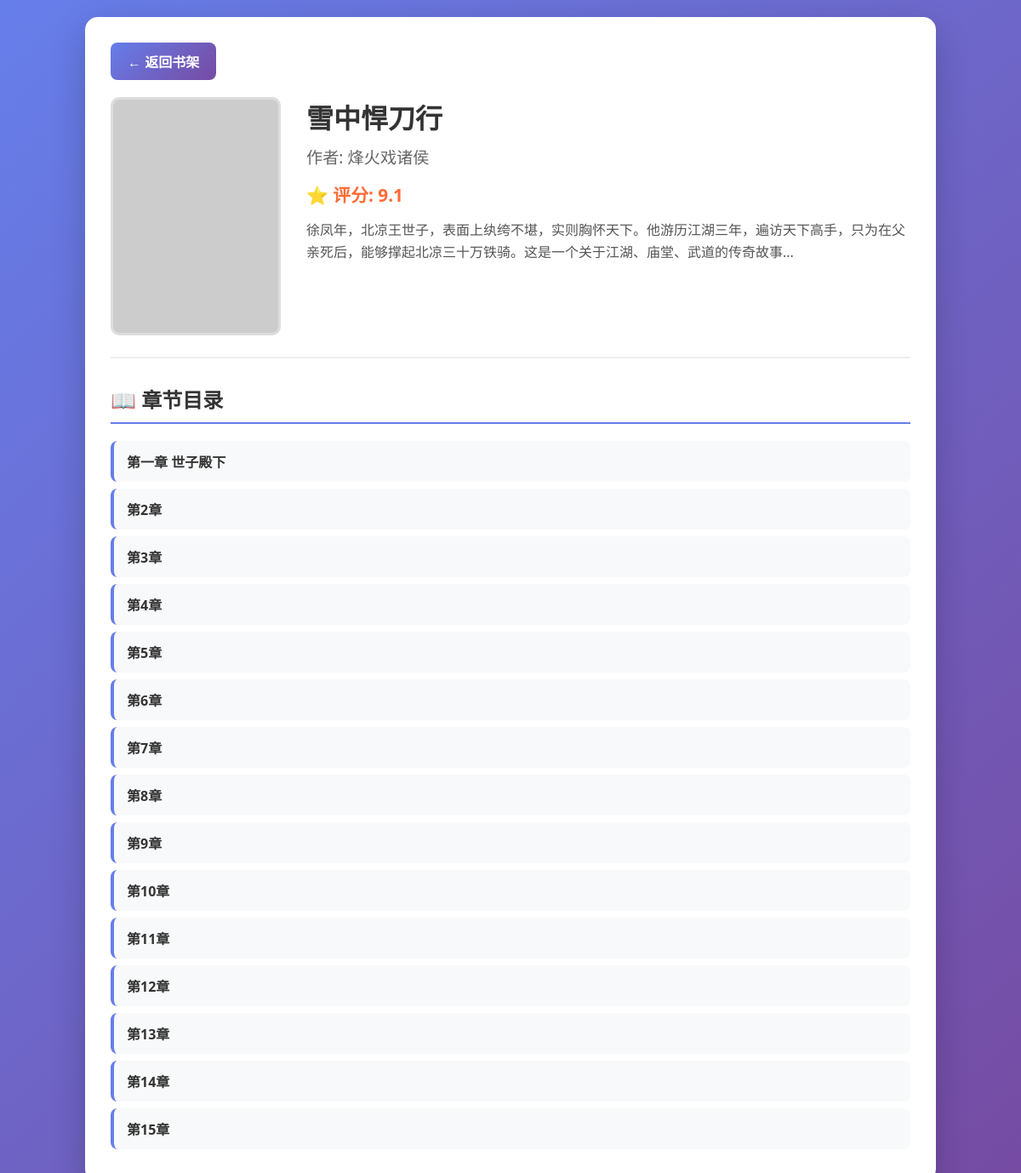
/novel/11, run on the app's committed database.
### tables this page shows
CREATE TABLE novels (
            id INTEGER PRIMARY KEY AUTOINCREMENT,
            title TEXT NOT NULL,
            author TEXT,
            cover_url TEXT,
            description TEXT,
            rating REAL,
            source_url TEXT,
            created_at TIMESTAMP DEFAULT CURRENT_TIMESTAMP
        );

CREATE TABLE chapters (
            id INTEGER PRIMARY KEY AUTOINCREMENT,
            novel_id INTEGER,
            chapter_number INTEGER,
            title TEXT,
            content TEXT,
            created_at TIMESTAMP DEFAULT CURRENT_TIMESTAMP,
            FOREIGN KEY (novel_id) REFERENCES novels (id)
        );

### novel_reader.py (the view)
@app.route('/novel/<int:novel_id>')
def novel_detail(novel_id):
    novel = novel_manager.get_novel_by_id(novel_id)
    if not novel:
        return "小说不存在", 404
    chapters = novel_manager.get_chapters(novel_id)
    return render_template('novel_detail.html', novel=novel, chapters=chapters)

### novel_reader.py (called while the page is built)
    def get_novel_by_id(self, novel_id):
        conn = sqlite3.connect('novels.db')
        cursor = conn.cursor()
        cursor.execute('SELECT * FROM novels WHERE id = ?', (novel_id,))
        novel = cursor.fetchone()
        if novel:
            novel_dict = {
                'id': novel[0],
                'title': novel[1],
                'author': novel[2],
                'cover_url': novel[3],
                'description': novel[4],
                'rating': novel[5],
                'source_url': novel[6],
                'created_at': novel[7]
            }
        else:
            novel_dict = None
        conn.close()
        return novel_dict

    def get_chapters(self, novel_id):
        conn = sqlite3.connect('novels.db')
        cursor = conn.cursor()
        cursor.execute('''
            SELECT id, chapter_number, title FROM chapters
            WHERE novel_id = ? ORDER BY chapter_number
        ''', (novel_id,))
        chapters = cursor.fetchall()
        chapter_list = []
        for chapter in chapters:
            chapter_list.append({
                'id': chapter[0],
                'chapter_number': chapter[1],
                'title': chapter[2]
            })
        conn.close()
        return chapter_list

### templates/novel_detail.html (shortened to what this page needs)
<!DOCTYPE html>
<html lang="zh-CN">
<head>
</head>
<body>
    <div class="container">
        <a href="/" class="back-btn">← 返回书架</a>
        <div class="novel-header">
            <div class="cover-container">
                {% if novel.cover_url %}
                <img src="{{ novel.cover_url }}" alt="{{ novel.title }}" class="cover-img">
                {% endif %}
            </div>
            <div class="novel-info">
                <h1 class="novel-title">{{ novel.title }}</h1>
                <div class="novel-author">作者: {{ novel.author }}</div>
                <div class="novel-rating">⭐ 评分: {{ "%.1f"|format(novel.rating or 0) }}</div>
                <div class="novel-description">{{ novel.description }}</div>
            </div>
        </div>
        <div class="chapters-list">
            <h2 class="chapters-title">📖 章节目录</h2>
            {% for chapter in chapters %}
            <div class="chapter-item" onclick="window.location.href='/chapter/{{ chapter.id }}'">
                <div class="chapter-title">{{ chapter.title }}</div>
            </div>
            {% endfor %}
        </div>
    </div>
</body>
</html>

### templates/novel_detail.html (style rules this page uses)
* { margin: 0; padding: 0; box-sizing: border-box; }
body { font-family: 'Segoe UI', Tahoma, Geneva, Verdana, sans-serif; background: linear-gradient(135deg, #667eea, #764ba2); color: #333; min-height: 100vh; padding: 20px; }
.container { max-width: 1000px; margin: 0 auto; background: white; border-radius: 15px; padding: 30px; box-shadow: 0 15px 40px rgba(0,0,0,0.2); }
.novel-header { display: flex; gap: 30px; margin-bottom: 30px; padding-bottom: 20px; border-bottom: 2px solid #eee; }
.cover-container { flex-shrink: 0; }
.cover-img { width: 200px; height: 280px; object-fit: cover; border-radius: 10px; border: 3px solid #ddd; }
.novel-info { flex: 1; }
.novel-title { font-size: 2em; color: #333; margin-bottom: 10px; }
.novel-author { font-size: 1.2em; color: #666; margin-bottom: 15px; }
.novel-rating { font-size: 1.3em; color: #ff6b35; margin-bottom: 15px; font-weight: bold; }
.novel-description { line-height: 1.6; color: #555; margin-bottom: 20px; }
.chapters-list { margin-top: 30px; }
.chapters-title { font-size: 1.5em; color: #333; margin-bottom: 20px; border-bottom: 2px solid #667eea; padding-bottom: 10px; }
.chapter-item { padding: 12px 15px; margin: 8px 0; background: #f8f9fa; border-radius: 8px; cursor: pointer; transition: background 0.3s ease; border-left: 4px solid #667eea; }
.chapter-title { font-weight: bold; color: #333; }
.back-btn { display: inline-block; margin-bottom: 20px; padding: 10px 20px; background: linear-gradient(135deg, #667eea, #764ba2); color: white; text-decoration: none; border-radius: 8px; font-weight: bold; }

### data on the page
novels: title "雪中悍刀行", author "烽火戏诸侯", rating "9.1", description "徐凤年，北凉王世子，表面上纨绔不堪，实则胸怀天下。他游历江湖三年，遍访天下高手，只为在父亲死后，能够撑起北凉三十万铁骑。这是一个关于江湖、庙堂、武道的传奇故事..."
chapters: title "第一章 世子殿下"
chapters: title "第2章"
chapters: title "第3章"
chapters: title "第4章"
chapters: title "第5章"
chapters: title "第6章"
chapters: title "第7章"
chapters: title "第8章"
chapters: title "第9章"
chapters: title "第10章"
chapters: title "第11章"
chapters: title "第12章"
chapters: title "第13章"
chapters: title "第14章"
chapters: title "第15章"
